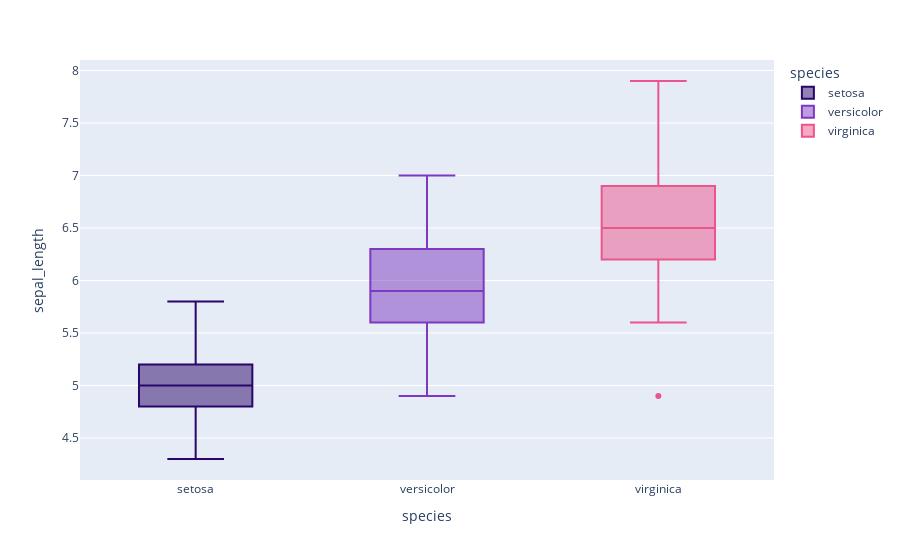

Source (notebook cell):
### Code cell
# SEPAL LENGTH
fig = px.box(data_frame=df,x='species',y='sepal_length',color='species',color_discrete_sequence=['#29066B','#7D3AC1','#EB548C'],orientation='v')
fig.show()

### Figure 1 — Plotly figure (JSON) as saved in the notebook; plotly's stock layout.template omitted (floating-point values rounded to 4 significant figures)
{"data": [{"alignmentgroup": "True", "hovertemplate": "species=%{x}<br>sepal_length=%{y}<extra></extra>", "legendgroup": "setosa", "marker": {"color": "#29066B"}, "name": "setosa", "notched": false, "offsetgroup": "setosa", "orientation": "v", "showlegend": true, "type": "box", "x": ["setosa", "setosa", "setosa", "setosa", "setosa", "setosa", "setosa", "setosa", "setosa", "setosa", "setosa", "setosa", "setosa", "setosa", "setosa", "setosa", "setosa", "setosa", "setosa", "setosa", "setosa", "setosa", "setosa", "setosa", "setosa", "setosa", "setosa", "setosa", "setosa", "setosa", "setosa", "setosa", "setosa", "setosa", "setosa", "setosa", "setosa", "setosa", "setosa", "setosa", "setosa", "setosa", "setosa", "setosa", "setosa", "setosa", "setosa", "setosa", "setosa", "setosa"], "x0": " ", "xaxis": "x", "y": [5.1, 4.9, 4.7, 4.6, 5, 5.4, 4.6, 5, 4.4, 4.9, 5.4, 4.8, 4.8, 4.3, 5.8, 5.7, 5.4, 5.1, 5.7, 5.1, 5.4, 5.1, 4.6, 5.1, 4.8, 5, 5, 5.2, 5.2, 4.7, 4.8, 5.4, 5.2, 5.5, 4.9, 5, 5.5, 4.9, 4.4, 5.1, 5, 4.5, 4.4, 5, 5.1, 4.8, 5.1, 4.6, 5.3, 5], "y0": " ", "yaxis": "y"}, {"alignmentgroup": "True", "hovertemplate": "species=%{x}<br>sepal_length=%{y}<extra></extra>", "legendgroup": "versicolor", "marker": {"color": "#7D3AC1"}, "name": "versicolor", "notched": false, "offsetgroup": "versicolor", "orientation": "v", "showlegend": true, "type": "box", "x": ["versicolor", "versicolor", "versicolor", "versicolor", "versicolor", "versicolor", "versicolor", "versicolor", "versicolor", "versicolor", "versicolor", "versicolor", "versicolor", "versicolor", "versicolor", "versicolor", "versicolor", "versicolor", "versicolor", "versicolor", "versicolor", "versicolor", "versicolor", "versicolor", "versicolor", "versicolor", "versicolor", "versicolor", "versicolor", "versicolor", "versicolor", "versicolor", "versicolor", "versicolor", "versicolor", "versicolor", "versicolor", "versicolor", "versicolor", "versicolor", "versicolor", "versicolor", "versicolor", "versicolor", "versicolor", "versicolor", "versicolor", "versicolor", "versicolor", "versicolor"], "x0": " ", "xaxis": "x", "y": [7, 6.4, 6.9, 5.5, 6.5, 5.7, 6.3, 4.9, 6.6, 5.2, 5, 5.9, 6, 6.1, 5.6, 6.7, 5.6, 5.8, 6.2, 5.6, 5.9, 6.1, 6.3, 6.1, 6.4, 6.6, 6.8, 6.7, 6, 5.7, 5.5, 5.5, 5.8, 6, 5.4, 6, 6.7, 6.3, 5.6, 5.5, 5.5, 6.1, 5.8, 5, 5.6, 5.7, 5.7, 6.2, 5.1, 5.7], "y0": " ", "yaxis": "y"}, {"alignmentgroup": "True", "hovertemplate": "species=%{x}<br>sepal_length=%{y}<extra></extra>", "legendgroup": "virginica", "marker": {"color": "#EB548C"}, "name": "virginica", "notched": false, "offsetgroup": "virginica", "orientation": "v", "showlegend": true, "type": "box", "x": ["virginica", "virginica", "virginica", "virginica", "virginica", "virginica", "virginica", "virginica", "virginica", "virginica", "virginica", "virginica", "virginica", "virginica", "virginica", "virginica", "virginica", "virginica", "virginica", "virginica", "virginica", "virginica", "virginica", "virginica", "virginica", "virginica", "virginica", "virginica", "virginica", "virginica", "virginica", "virginica", "virginica", "virginica", "virginica", "virginica", "virginica", "virginica", "virginica", "virginica", "virginica", "virginica", "virginica", "virginica", "virginica", "virginica", "virginica", "virginica", "virginica", "virginica"], "x0": " ", "xaxis": "x", "y": [6.3, 5.8, 7.1, 6.3, 6.5, 7.6, 4.9, 7.3, 6.7, 7.2, 6.5, 6.4, 6.8, 5.7, 5.8, 6.4, 6.5, 7.7, 7.7, 6, 6.9, 5.6, 7.7, 6.3, 6.7, 7.2, 6.2, 6.1, 6.4, 7.2, 7.4, 7.9, 6.4, 6.3, 6.1, 7.7, 6.3, 6.4, 6, 6.9, 6.7, 6.9, 5.8, 6.8, 6.7, 6.7, 6.3, 6.5, 6.2, 5.9], "y0": " ", "yaxis": "y"}], "layout": {"boxmode": "overlay", "legend": {"title": {"text": "species"}, "tracegroupgap": 0}, "margin": {"t": 60}, "xaxis": {"anchor": "y", "categoryarray": ["setosa", "versicolor", "virginica"], "categoryorder": "array", "domain": [0, 1], "title": {"text": "species"}}, "yaxis": {"anchor": "x", "domain": [0, 1], "title": {"text": "sepal_length"}}}}
